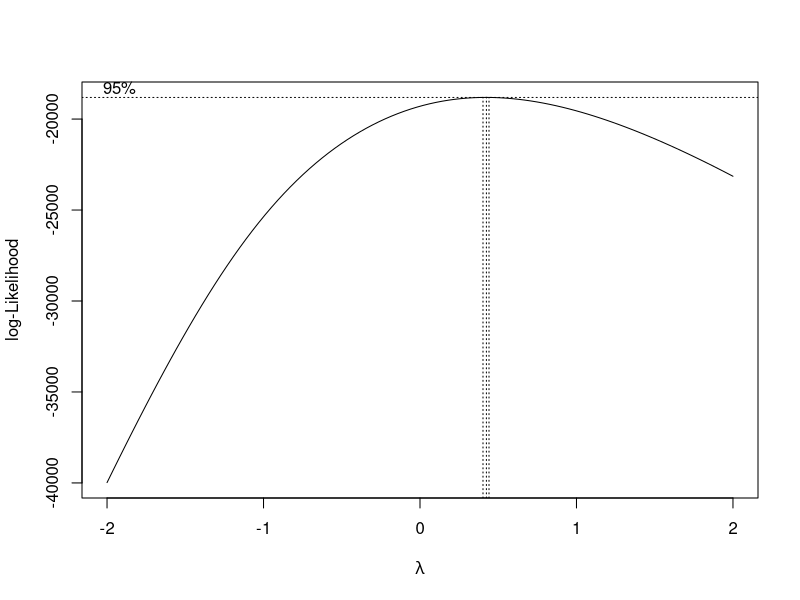

Generate this figure with R: (Note: this script raises an error after producing the figure.)
## ---- chunk 1
if(!is.null(dev.list())) dev.off()
rm(list=ls())

library(car)
library(FactoMineR)
library(lmtest)
library(effects)
library(AER)
library(MASS)
## ---- chunk 2
df <- read.csv("House_Clean.csv", header = TRUE)

df[sapply(df, is.character)] <- lapply(df[sapply(df, is.character)], as.factor)

# Converting binary columnsto factor
df[sapply(df, function(x) all(na.omit(unique(x)) %in% c(0, 1)))] <- 
  lapply(df[sapply(df, function(x) all(na.omit(unique(x)) %in% c(0, 1)))], as.factor)

summary(df)
## ---- chunk 3
num_vars <- names(df)[sapply(df, is.numeric)]
cor(df[,num_vars]) 
## ---- chunk 4
# yearBuilt as numerical variable
m0 <- lm(price ~ bedrooms+bathrooms+livingArea+n.yearBuilt, data=df)
summary(m0)
vif(m0); AIC(m0)
## ---- chunk 5
# yearBuilt as factor
m0_f <- lm(price ~ bedrooms+bathrooms+livingArea+f.yearBuilt, data=df)
summary(m0_f)
vif(m0_f); AIC(m0_f)
## ---- chunk 6
boxcox(price ~ bedrooms+bathrooms+livingArea+n.yearBuilt, data=df) #we see that sqrt is the suitable tranformation
boxTidwell(sqrt(price) ~ bedrooms+bathrooms+livingArea+n.yearBuilt, data=df) #we put sqrt to livingArea

# Model: srt(price)
m1 <- lm(sqrt(price) ~ bedrooms+bathrooms+livingArea+f.yearBuilt, data=df)
#summary(m1)
#vif(m1); step(m1); AIC(m1)

# Model: srt(price) and without f.yearBuilt 
m2 <- lm(sqrt(price) ~ bedrooms+bathrooms+livingArea, data=df)
#summary(m2)
#vif(m2); step(m2); AIC(m2)
#anova(m2,m1)

# Model: srt(price) and sqrt(livingArea)
m3 <- lm(sqrt(price) ~ bedrooms+bathrooms+sqrt(livingArea)+f.yearBuilt, data=df)
summary(m3)
vif(m3); step(m3); AIC(m3)
anova(m3,m1)
## ---- chunk 7
# Plots model with transformations
marginalModelPlots(m3, id=list(n=0))
residualPlots(m3, id=list(n=0))
avPlots(m3, id=list(n=0))
crPlots(m3, id=list(n=0))
influencePlot(m3, id=list(n=3))
par(mfrow=c(2,2))
plot(m3)
par(mfrow=c(1,1))
plot(allEffects(m3))
## ---- chunk 8
# Model with all factors
m_full <- lm(sqrt(price) ~ bedrooms+bathrooms+sqrt(livingArea)+f.yearBuilt+levels+garageSpaces+hasGarage+spa+parking+pool+homeType, data=df)
summary(m_full)
Anova(m_full)
## ---- chunk 9
# Model without hasGarage
m_full2 <- lm(sqrt(price) ~ bedrooms+bathrooms+sqrt(livingArea)+f.yearBuilt+levels+garageSpaces+spa+parking+pool+homeType, data=df)
#summary(m_full2); Anova(m_full2)

# Model without hasGarage and spa
m_full3 <- lm(sqrt(price) ~ bedrooms+bathrooms+sqrt(livingArea)+f.yearBuilt+levels+garageSpaces+parking+pool+homeType, data=df)
#summary(m_full3); Anova(m_full3)

# Model without spa
m_full4 <- lm(sqrt(price) ~ bedrooms+bathrooms+sqrt(livingArea)+f.yearBuilt+levels+garageSpaces+hasGarage+parking+pool+homeType, data=df)
#summary(m_full4); Anova(m_full4)

m_step <- step(m_full3, direction = "both", trace = TRUE)
summary(m_step)
AIC(m_step)
## ---- chunk 10
marginalModelPlots(m_full3, id=list(n=0))
residualPlots(m_full3, id=list(n=0))
avPlots(m_full3, id=list(n=0))
crPlots(m_full3, id=list(n=0))
influencePlot(m_full3, id=list(n=3))
par(mfrow=c(2,2))
plot(m_full3)
par(mfrow=c(1,1))
## ---- chunk 11
md1 <- lm(sqrt(price)~bathrooms*(f.yearBuilt+levels+garageSpaces+parking+pool+homeType),data=df)
#summary(md1); step(md1)
# bathrooms:levels
# bathrooms:garageSpaces
# bathrooms:parking
# bathrooms:homeType

md2 <- lm(sqrt(price)~bedrooms*(f.yearBuilt+levels+garageSpaces+parking+pool+homeType),data=df)
#summary(md2); step(md2)
# bedrooms:f.yearBuilt
# bedrooms:levels
# bedrooms:garageSpaces
# bedrooms:pool
# bedrooms:homeType

md3 <- lm(sqrt(price)~sqrt(livingArea)*(f.yearBuilt+levels+garageSpaces+parking+pool+homeType),data=df)
summary(md3); 
step(md3)
# sqrt(livingArea):f.yearBuilt
# sqrt(livingArea):parking
# sqrt(livingArea):homeType

md4 <- lm(sqrt(price)~f.yearBuilt*(levels+garageSpaces+parking+pool+homeType),data=df)
#summary(md4); step(md4)
# f.yearBuilt:levels
# f.yearBuilt:garageSpaces
# f.yearBuilt:parking 
# f.yearBuilt:pool
# f.yearBuilt:homeType

md5 <- lm(sqrt(price)~levels*(f.yearBuilt+garageSpaces+parking+pool+homeType),data=df)
#summary(md5); step(md5)
# levels:f.yearBuilt
# levels:garageSpaces
# levels:homeType

md6 <- lm(sqrt(price)~garageSpaces*(f.yearBuilt+levels+parking+pool+homeType),data=df)
#summary(md6); step(md6)
# garageSpaces:f.yearBuilt
# garageSpaces:levels
# garageSpaces:pool
# garageSpaces:homeType

md7 <- lm(sqrt(price)~parking*(f.yearBuilt+levels+garageSpaces+pool+homeType),data=df)
#summary(md7); step(md7)
# parking:f.yearBuilt
# parking:homeType

md8 <- lm(sqrt(price)~pool*(f.yearBuilt+levels+garageSpaces+parking+homeType),data=df)
#summary(md8); step(md8)
# pool:f.yearBuilt
# pool:garageSpaces
# pool:parking
# pool:homeType

md9 <- lm(sqrt(price)~homeType*(f.yearBuilt+levels+garageSpaces+parking+pool),data=df)
#summary(md9); step(md9)
# homeType:f.yearBuilt
# homeType:levels
# homeType:garageSpaces
# homeType:pool

model <- lm(
  sqrt(price) ~ bedrooms + bathrooms + sqrt(livingArea) + f.yearBuilt +
    levels + garageSpaces + parking + pool + homeType +
    bathrooms:levels +
    bathrooms:garageSpaces +
    bathrooms:parking +
    bathrooms:homeType +
    bedrooms:f.yearBuilt +
    bedrooms:levels +
    bedrooms:garageSpaces +
    bedrooms:pool +
    bedrooms:homeType +
    livingArea:f.yearBuilt +
    livingArea:levels +
    livingArea:garageSpaces +
    livingArea:parking +
    livingArea:homeType +
    f.yearBuilt:levels +
    f.yearBuilt:garageSpaces +
    f.yearBuilt:parking +
    f.yearBuilt:pool +
    f.yearBuilt:homeType +
    levels:garageSpaces +
    levels:homeType +
    garageSpaces:pool +
    garageSpaces:homeType +
    parking:homeType +
    pool:parking +
    pool:homeType,
  data = df
)
#summary(model)
Anova(model)
## ---- chunk 12
model_reduced <- lm(
  sqrt(price) ~ bedrooms + bathrooms + sqrt(livingArea) + f.yearBuilt +
    levels + garageSpaces + parking + pool + homeType +
    bedrooms:f.yearBuilt +
    bedrooms:homeType +
    f.yearBuilt:sqrt(livingArea) +
    f.yearBuilt:levels +
    f.yearBuilt:garageSpaces +
    f.yearBuilt:parking +
    f.yearBuilt:pool +
    f.yearBuilt:homeType +
    garageSpaces:pool,
  data=df
)
summary(model_reduced)
## ---- chunk 13
marginalModelPlots(model_reduced, id=list(n=0))
residualPlots(model_reduced, id=list(n=0))
influencePlot(model_reduced, id=list(n=3))
par(mfrow=c(2,2))
plot(model_reduced)
par(mfrow=c(1,1))
## ---- chunk 14
llres <- which(abs(rstudent(model_reduced)) > 3)
llhat <- which(hatvalues(model_reduced) > 3*length(coef(model_reduced))/nrow(df))
common_outliers <- intersect(llres, llhat); common_outliers
df[common_outliers, ]
llcoo <- Boxplot(cooks.distance(model_reduced), id=list(n=10,labels=row.names(df)))
df <- df[-common_outliers,] # remove influent data
## ---- chunk 15
model_reduced_2 <- lm(
  sqrt(price) ~ bedrooms + bathrooms + sqrt(livingArea) + f.yearBuilt +
    levels + garageSpaces + parking + pool + homeType +
    bedrooms:f.yearBuilt +
    bedrooms:homeType +
    f.yearBuilt:livingArea +
    f.yearBuilt:levels +
    f.yearBuilt:garageSpaces +
    f.yearBuilt:parking +
    f.yearBuilt:pool +
    f.yearBuilt:homeType +
    garageSpaces:pool,
  data=df
)

summary(model_reduced_2)
## ---- chunk 16
llres <- which(abs(rstudent(model_reduced_2)) > 3)
llhat <- which(hatvalues(model_reduced_2) > 3 * length(coef(model_reduced_2)) / nrow(df))
common_outliers <- intersect(llres, llhat); common_outliers
llcoo <- Boxplot(cooks.distance(model_reduced_2), id=list(n=10,labels=row.names(df)))
## ---- chunk 17
marginalModelPlots(model_reduced_2, id=list(n=0))
avPlots(model_reduced_2, id=list(n=0))
influencePlot(model_reduced_2, id=list(n=3))
par(mfrow=c(2,2))
plot(model_reduced_2)
par(mfrow=c(1,1))
